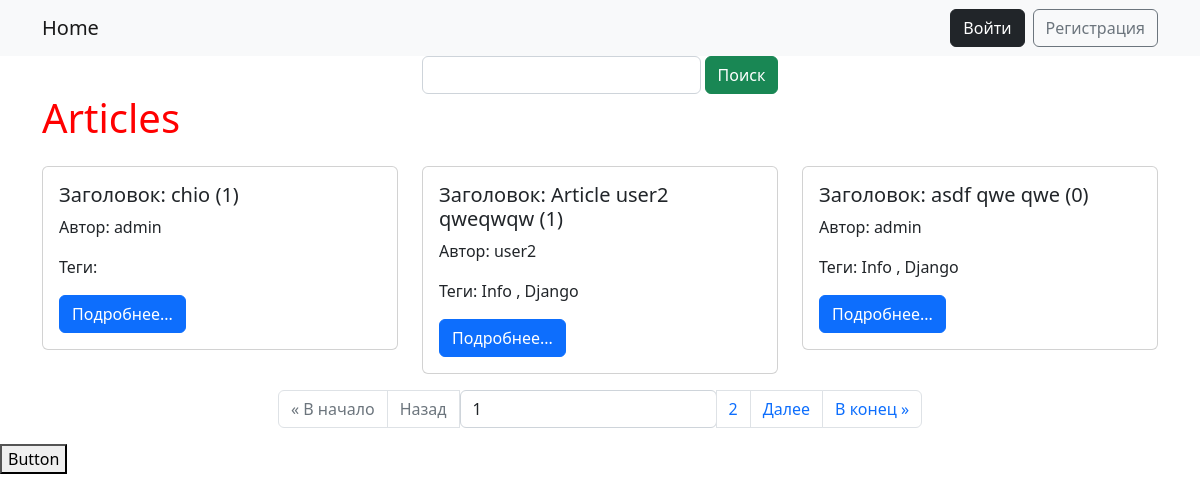
The page / on the database its author committed.
### webapp/models.py (models this page shows, shortened)
class Article(models.Model):
    title = models.CharField(max_length=50, null=False, blank=False, verbose_name="Заголовок")
    content = models.TextField(max_length=3000, null=False, blank=False, verbose_name="Контент",
                               validators=(at_least_8,))
    author = models.ForeignKey(get_user_model(), on_delete=models.SET_DEFAULT, default=1, related_name='articles',
                               verbose_name="Автор")
    created_at = models.DateTimeField(auto_now_add=True, verbose_name="Время создания")
    updated_at = models.DateTimeField(auto_now=True, verbose_name="Время изменения")
    tags = models.ManyToManyField('webapp.Tag', related_name='articles', blank=True)
    class Meta:
        permissions = [
            ('сan_have_piece_of_pizza', 'Может съесть кусочек пиццы'),
        ]
    def get_absolute_url(self):
        return reverse('webapp:article_view', kwargs={'pk': self.pk})
    def get_comments_count(self):
        return self.comments.count()

class Tag(models.Model):
    name = models.CharField(max_length=30, verbose_name='Тег')

### webapp/views/article_views.py (the view)
# urls.py: path('', IndexViews.as_view(), name='index'),
class IndexViews(ListView):
    template_name = 'article/index.html'
    context_object_name = 'articles'
    model = Article
    ordering = ('-created_at',)
    paginate_by = 3
    paginate_orphans = 2
    def get(self, request, *args, **kwargs):
        self.form = self.get_search_form()
        self.search_value = self.get_search_value()
        return super().get(request, *args, **kwargs)
    def get_search_form(self):
        return SimpleSearchForm(self.request.GET)
    def get_search_value(self):
        if self.form.is_valid():
            return self.form.cleaned_data['search']
    def get_queryset(self):
        queryset = super().get_queryset()
        if self.search_value:
            queryset = queryset.filter(Q(title__icontains=self.search_value))
        return queryset
    def get_context_data(self, *, object_list=None, **kwargs):
        context = super().get_context_data(object_list=object_list, **kwargs)
        context['form'] = self.form
        if self.search_value:
            context['query'] = urlencode({'search': self.search_value})
            context['search'] = self.search_value
        return context

### webapp/forms.py
class SimpleSearchForm(forms.Form):
    search = forms.CharField(max_length=50, required=False, label='Найти',
                             widget=widgets.TextInput(attrs={'class': "form-control w-25"}))

### webapp/templates/article/index.html (shortened to what this page needs)
{% extends 'base.html' %}
{% block content %}
    {% include 'partial/simple_search.html' %}
    {% include 'partial/article_list_partial.html' %}
{% endblock %}

### webapp/templates/partial/article_list_partial.html
    <h1>Articles</h1>
    <div class="row">
        {% for article in articles %}
            <div class="col-4 my-3">
                <div class="card">
                    <div class="card-body">
                        <h5 class="card-title">Заголовок: {{ article.title }} ({{ article.get_comments_count }})</h5>
                        <p class="card-text">Автор: {{ article.author }}</p>
                        <p class="card-text">Теги: {% for tag in article.tags.all %}
                            {{ tag.name }} {% if  not forloop.last %},{% endif %}
                        {% endfor %}</p>
                        <a href="{{ article.get_absolute_url }}" class="btn btn-primary">Подробнее...</a>
                    </div>
                </div>
            </div>
        {% endfor %}
    </div>
    {% if is_paginated %}
        {% include 'partial/pagination.html' %}
    {% endif %}

### webapp/static/css/style.css (style rules this page uses)
h1 { color: red; }

### rows shown on the page
Article: title "chio", get_comments_count "1", author "admin"
Article: title "Article user2 qweqwqw", get_comments_count "1", author "user2"
Tag: name "Info"
Tag: name "Django"
Article: title "asdf qwe qwe", get_comments_count "0", author "admin"

### other values the page prints
{{ page_obj.next_page_number }} "2"
